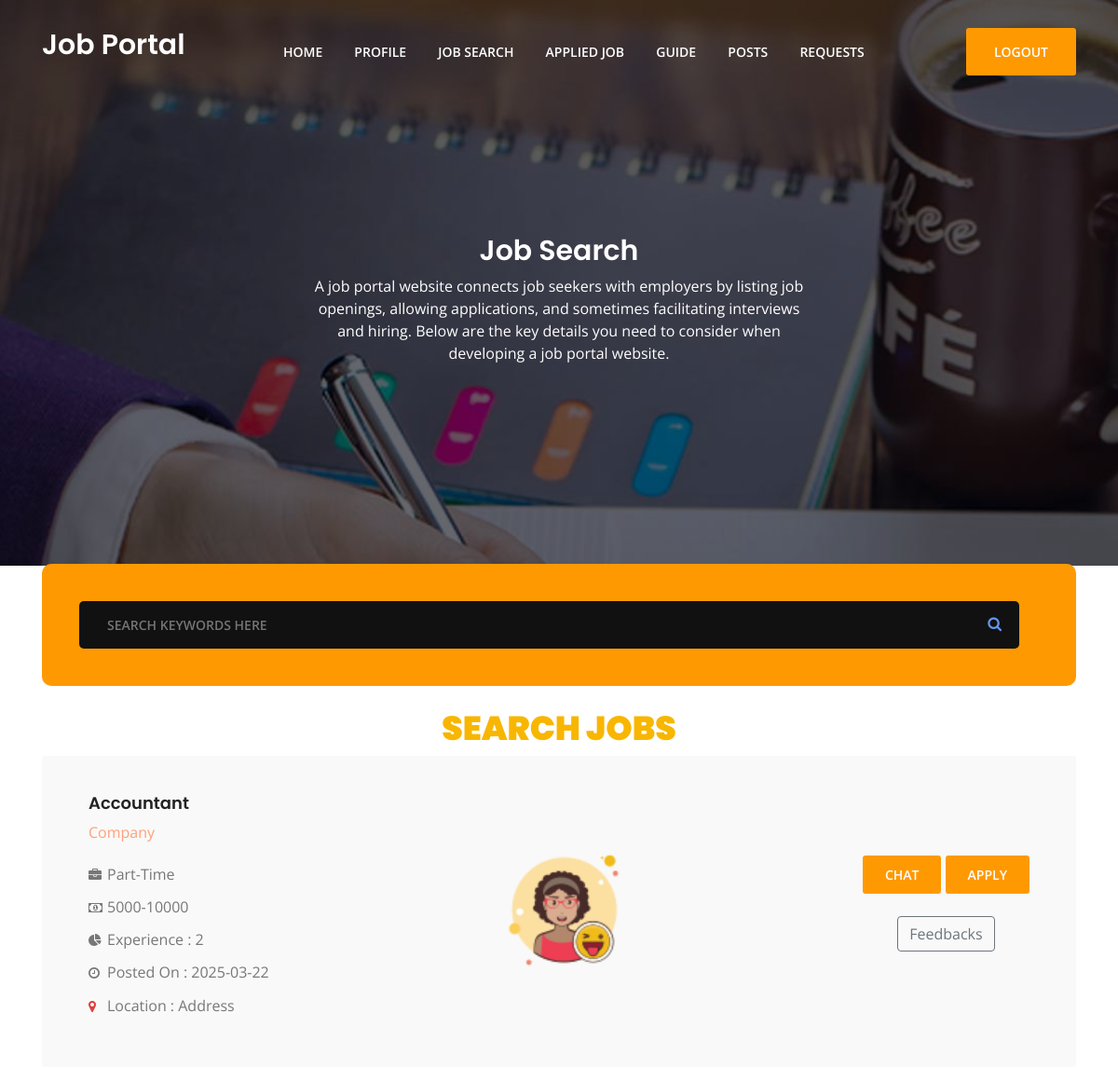
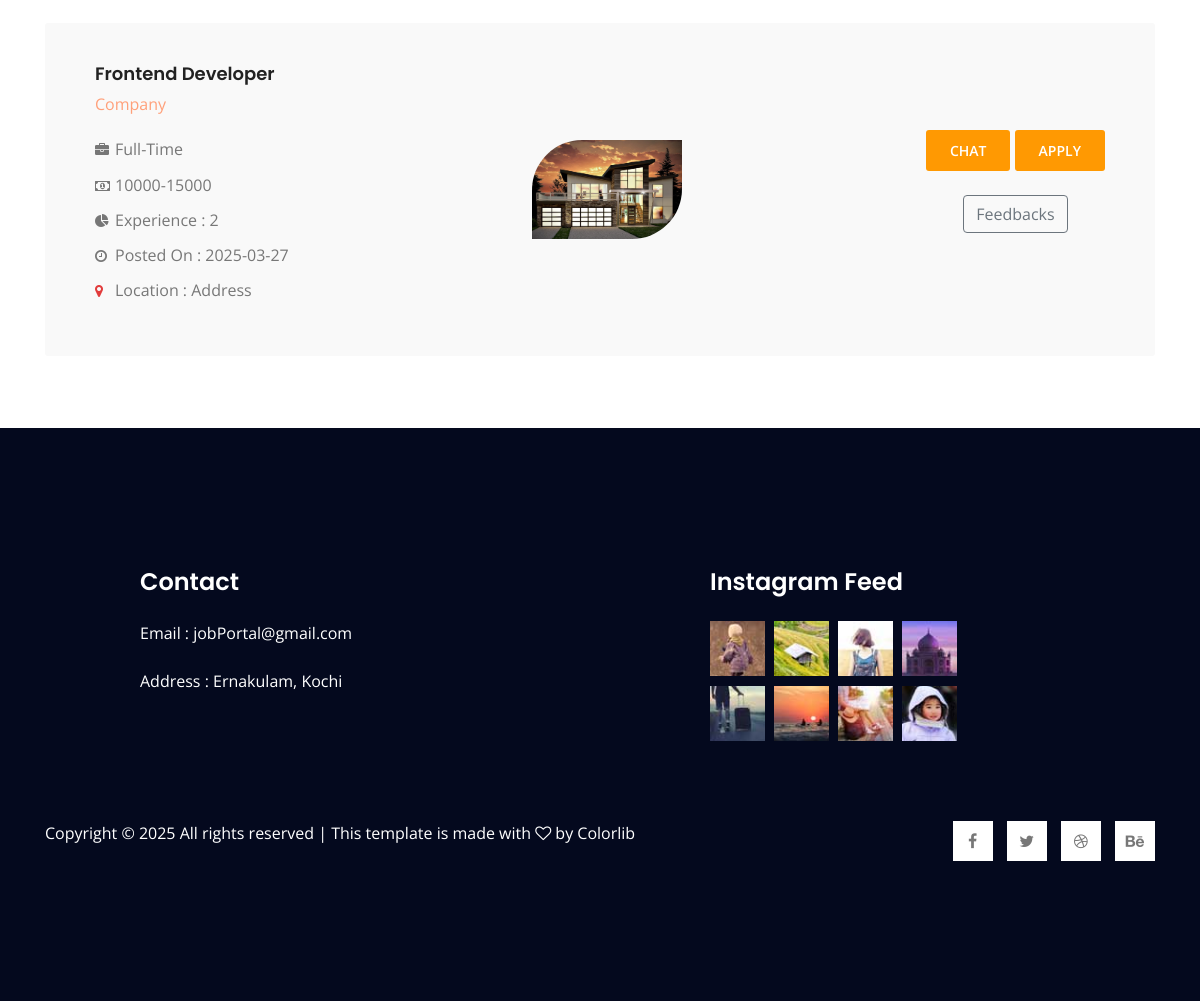
/view_jobs/, run on the app's committed database (2 pictures, top to bottom).
### myapp/models.py (models this page shows)
class Job_Portal(models.Model):
    cid = models.ForeignKey(Client_reg, on_delete=models.CASCADE, null=True)
    jname = models.CharField(max_length=100, null=True)
    salary = models.CharField(max_length=300, null=True, blank=True)
    ex_level = models.CharField(max_length=300, null=True)
    job_type = models.CharField(max_length=300, null=True)
    description = models.CharField(max_length=300, null=True)
    date = models.CharField(max_length=300, null=True, blank=True)
    image = models.ImageField(null=True, upload_to="profile")

class Client_reg(models.Model):
    name = models.CharField(max_length=100, null=True)
    email = models.EmailField(max_length=100, null=True)
    phone = models.IntegerField(null=True, blank=True)
    address = models.CharField(max_length=300, null=True)
    gender = models.CharField(max_length=100)
    image = models.ImageField(null=True, upload_to="profile")
    loginid = models.ForeignKey(Login, on_delete=models.CASCADE, null=True)
    proof = models.FileField(null=True)

### myapp/views.py (the view)
# urls.py: path('view_jobs/',views.view_jobs),
def view_jobs(request):
    view = Job_Portal.objects.all()
    return render(request, "User/job-category.html", {"view": view})

### templates/User/job-category.html (shortened to what this page needs)
{% extends 'User/common.html' %}
{% load static %}
{% block header %}
<br><br>
<div class="search-area">
    <div class="search-bg">
        <div class="container">
            <div class="row">
                <div class="col-lg-12">
                    <form action="#" class="d-md-flex justify-content-between" style="border-radius: 10px;">
                        <input type="text" id="searchInput" style="width: 98%;" class="template-btn"
                            placeholder="Search Keywords Here" onfocus="this.placeholder = ''"
                            onblur="this.placeholder = 'Search Keyword'" required>
                        <i class="fa fa-search" style="position: relative;left: -40px;top:16px;color: cornflowerblue;"
                            aria-hidden="true"></i>
                    </form>
                </div>
            </div>
        </div>
    </div>
</div>
 <br>
<center>
    <h1 id="txt"><b>Search Jobs</b></h1>
</center>
<section class="jobs-area
    ">
    <div class="container">
        <div class="row">
            {% for i in view %}
            <div class="col-lg-12">
                <div class="new">
                    <div class="single-job mb-4 d-lg-flex justify-content-between">
                        <div class="job-text">
                            <h4>{{i.jname}}</h4>
                            <span style="color: lightsalmon;">{{i.cid.name}}</span>
                            <ul class="mt-4">
                                <li class="mb-3">
                                    <h5><i class="fa fa-briefcase" aria-hidden="true"></i>{{i.job_type}}</h5>
                                </li>
                                <li class="mb-3">
                                    <h5><i class="fa fa-money"></i>{{i.salary}}</h5>
                                </li>
                                <li class="mb-3">
                                    <h5><i class="fa fa-pie-chart"></i>Experience : {{i.ex_level}}</h5>
                                </li>
                                <li  class="mb-3">
                                    <h5><i class="fa fa-clock-o"></i>Posted On : {{i.date}}</h5>
                                </li>
                                <li  class="mb-3">
                                    <h5><i class="fa fa-map-marker" style="color: rgb(226, 60, 60);"></i>Location  : {{i.cid.address}}</h5>
                                </li>
                            </ul>
                        </div>
                        <div class="job-img align-self-center">
                            <img src="/static/media/{{i.image}}" alt="job" width="150px"
                                style="border-top-left-radius: 50px; border-bottom-right-radius: 50px;">
                        </div>
                        <div class="job-btn align-self-center">
                            <a href="/userchat?cid={{i.cid_id}}&email={{i.cid.email}}" class="third-btn">Chat</a>
                            <a href="/apply_job?jid={{i.id}}&cid={{i.cid_id}}" class="third-btn">apply</a>
                            <div class="row form-group">
                                <div class="col-md-12"><br>
                                    <center>
                                        <a href="/userfeedbacks?wid={{ i.id }}" class="btn btn-outline-secondary">Feedbacks</a>
                                    </center>
                                </div>
                            </div>
                        </div>
                    </div>
                </div>
            </div>
            {% endfor %}
        </div>
    </div>
</section><br><br>
{% endblock %}

### static/assets/css/style.css (style rules this page uses)
body { color:#777;font-family:"Open Sans",sans-serif;font-weight:400 }
h1 { color:#222;text-transform:uppercase;font-family:"Poppins",sans-serif;font-size:50px;font-weight:700 }
h4 { color:#222;font-family:"Poppins",sans-serif;text-transform:capitalize;font-size:18px;font-weight:600 }
h5 { color:#777;font-family:"Open Sans",sans-serif;text-transform:capitalize;font-size:16px;font-weight:400 }
ul { margin:0;padding:0;list-style:none }
.search-bg { margin-top:-50px;position:relative;z-index:1 }
.search-bg form { background:#ff9902;padding:40px }
.search-bg form input { width:280px;display:inline-block;border:none;-webkit-border-radius:5px;-moz-border-radius:5px;-ms-border-radius:5px;-o-border-radius:5px;border-radius:5px;padding:0 20px }
.search-bg form .template-btn { border:none;background:#111;cursor:pointer }
.single-job { padding:40px 50px;background:#f9f9f9;-webkit-border-radius:3px;-moz-border-radius:3px;-ms-border-radius:3px;-o-border-radius:3px;border-radius:3px;-webkit-transition:.5s;-moz-transition:.5s;-o-transition:.5s;transition:.5s }
.single-job .job-text i { font-size:14px;width:10px;height:10px;margin-right:10px }
.single-job .job-btn { text-align:center }
b,sup,sub,u,del { color:#f8b600 }
h1 { font-size:36px }
h4 { font-size:18px }
h5 { font-size:16px }
.template-btn { color:#fff !important;background:#ff9902;font-family:"Open Sans",sans-serif;text-transform:uppercase;font-size:14px;font-weight:600;display:inline-block;padding:15px 30px !important;-webkit-border-radius:3px;-moz-border-radius:3px;-ms-border-radius:3px;-o-border-radius:3px;border-radius:3px;-webkit-transition:all .5s;-moz-transition:all .5s;-o-transition:all .5s;transition:all 0.5s }
.third-btn { color:#fff !important;background:#ff9902;font-family:"Open Sans",sans-serif;text-transform:uppercase;font-size:14px;font-weight:600;display:inline-block;padding:10px 24px !important;-webkit-border-radius:3px;-moz-border-radius:3px;-ms-border-radius:3px;-o-border-radius:3px;border-radius:3px;-webkit-transition:all .5s;-moz-transition:all .5s;-o-transition:all .5s;transition:all 0.5s }
form .template-btn { border:none }

### data on the page
Job_Portal: jname "Accountant", cid.name "Company", job_type "Part-Time", salary "5000-10000", ex_level "2", date "2025-03-22", cid.address "Address", image (picture)
Job_Portal: jname "Frontend Developer", cid.name "Company", job_type "Full-Time", salary "10000-15000", ex_level "2", date "2025-03-27", cid.address "Address", image (picture)
